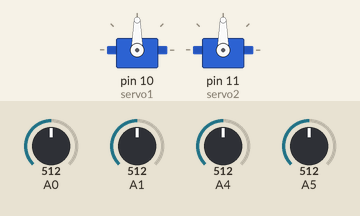
Bench run of a sketch on a simulated Arduino Uno, built with avr-gcc and run on an emulated ATmega328P. Shown: 2 × servo. Inputs (shaded band) come from the test bench; at power-on: A0 = 512, A1 = 512, A4 = 512, A5 = 512.

Above: at 1.2 s.
1.3 s: A0 set to 716
At 1.78 s:
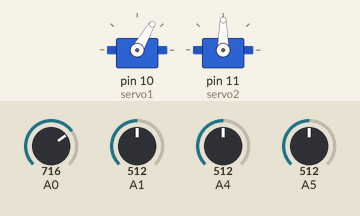
At 2.9 s:
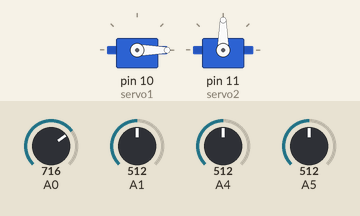
4.3 s: A1 set to 707
5.8 s: A1 set to 726
At 9.2 s:
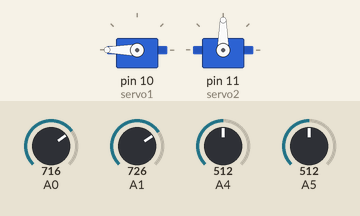
Timing chart, 0 to 10.7 s (numbered marks = the images above; inputs shaded):
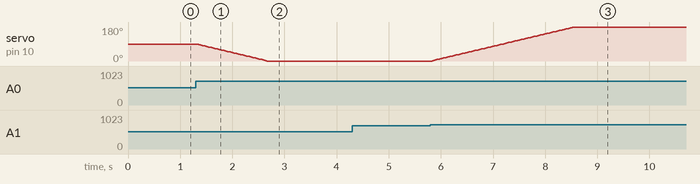

The sketch:

Tracker.ino
```cpp
#include<Servo.h>

Servo servo1;
Servo servo2;
int myservo1 = 90;
int myservo2 = 90;
int ldr1,ldr2,ldr3,ldr4;

void setup() {
  servo1.attach(10);
  servo1.write(myservo1);

  servo2.attach(11);
  servo2.write(myservo2);
}

void loop() {

  ldr1 = analogRead(A0);
  ldr2 = analogRead(A1);

  if (ldr1>ldr2){
    if(myservo1<=180 && myservo1 >=1){
      myservo1 = myservo1 - 2;
      delay(30);
      servo1.write(myservo1);
    }
  }

  if (ldr1<ldr2){
    if (myservo1>=0 && myservo1 <180){
      myservo1 = myservo1 + 2;
      delay(30);
      servo1.write(myservo1);
    }


  ldr3 = analogRead(A4);
  ldr4 = analogRead(A5);

  if (ldr3>ldr4){
    if (myservo2<=180 && myservo2 >=1){
      myservo2 = myservo2 -2;
      delay(30);
      servo2.write(myservo2);
    }
  }

  if (ldr3<ldr4){
    if (myservo2>=0 && myservo2 <180){
      myservo2 = myservo2 +2;
      delay(30);
      servo2.write(myservo2);
    }
  }

  }
}
```

Measured:
- the behaviour switches between 716 and 717 on A1 (found by bisection; images 2 and 3)
- after the input at 1.3 s, servo on pin 10 (servo1): moves from 90° to 0° over 1.3 s, starting at once
- after the input at 4.3 s, every drawn part: stays the same
- after the input at 5.8 s, servo on pin 10 (servo1): moves from 0° to 180° over 2.7 s, starting at once
